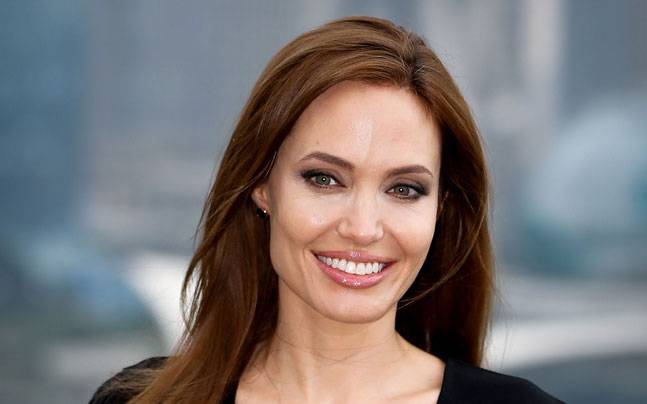
#> input picture angelina.jpg, 647 x 404 px
$ python ders2.py
#> lines starting #> are read from the running program, lines starting #| are printed output that depends on the picture
import cv2

resim=cv2.imread("angelina.jpg",1)#resmi numpy array sınıfına dönüştürdü.
#> resim is the input picture: shape (404, 647, 3); mean B, G, R 118.6, 118.1, 123.6
resim2=cv2.imread("cicek.jpg",0)
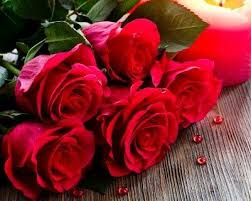
#> input picture cicek.jpg, 251 x 201 px
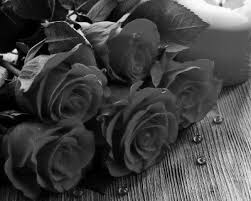
#> resim2: shape (201, 251); min 0, max 255, mean 67.4
resim3=cv2.imread("angelina.jpg",0)
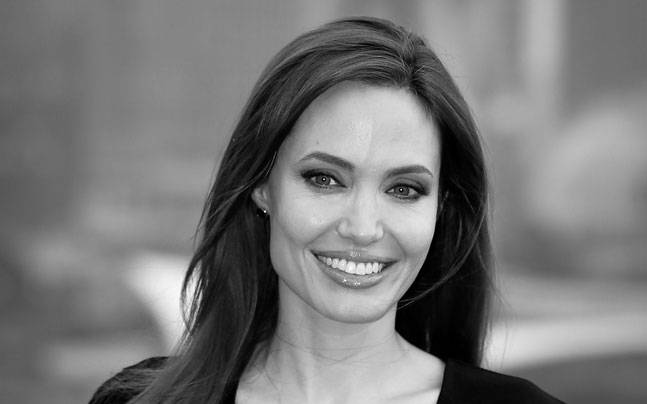
#> resim3: shape (404, 647); min 0, max 255, mean 119.8
print(resim.shape)
#| (404, 647, 3)

#for i in range(200):
#    resim[200,i]=[250,250,250]
bölge=resim[100:300,200:500]
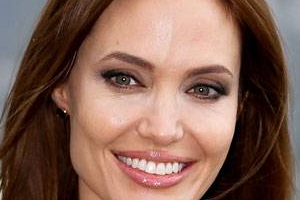
#> bölge: shape (200, 300, 3); mean B, G, R 85.8, 99, 132.8
cv2.imshow("yenibolge",bölge)

resim[100:300,200:500,2]=255 # sırayla b g r = [0,1,2]
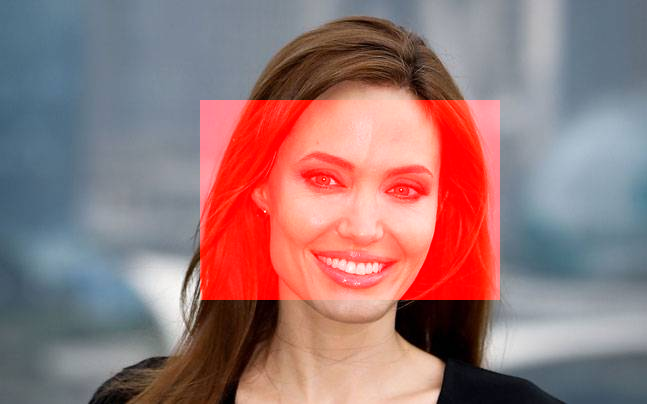
#> resim: shape (404, 647, 3); mean B, G, R 118.6, 118.1, 151.7
cv2.imshow("sevgili",resim)

print("****************************")
# resim taşıma
size=resim2.shape
#> size = (201, 251)
resim3[:201,:251]=0
cv2.imshow("yeniden",resim3)
resim3[:201,:251]=resim2
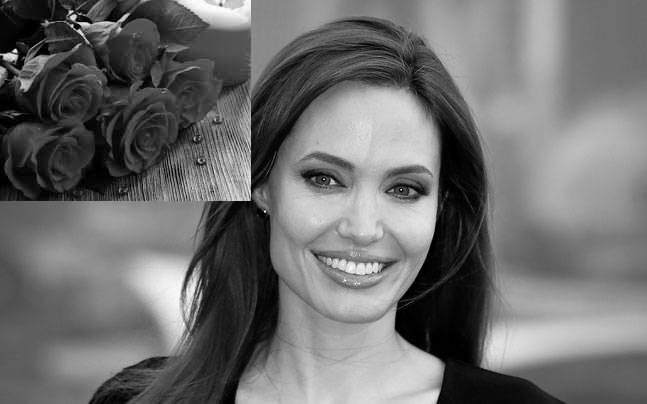
#> resim3: shape (404, 647); min 0, max 255, mean 109.8
cv2.imshow("yeniresim",resim3)


cv2.waitKey(0)
cv2.destroyAllWindows()
